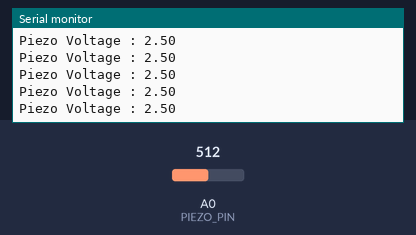
The sketch below on a simulated Arduino Uno, built with avr-gcc and run on an emulated ATmega328P. Parts: the last lines printed to the serial monitor. The inputs (shaded band) are chosen by the test bench; at power-on: A0 (PIEZO_PIN) = 512.

Above: at 1.2 s.
1.3 s: A0 (PIEZO_PIN) set to 716
At 2.1 s:
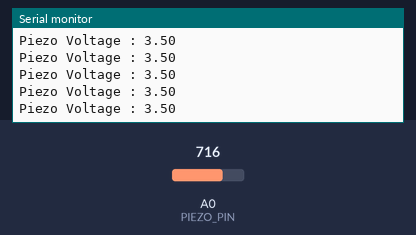
2.8 s: A0 (PIEZO_PIN) set to 900
At 3.7 s:
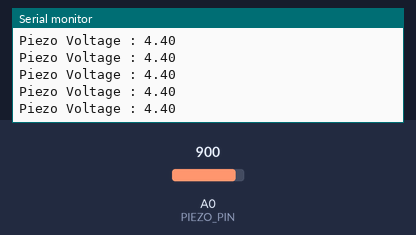
Timing chart, 0 to 5.8 s (numbered marks = the images above; inputs shaded):
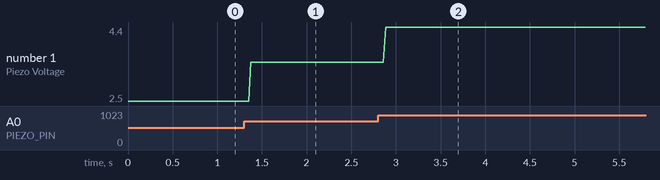

Measured:
- after the input at 1.3 s, the serial monitor: prints a new line after 0.07 s (image 1)
- after the input at 2.8 s, the serial monitor: prints a new line after 0.08 s (image 2)
- plotted number 1: 2.5 → 3.5 after the input at 1.3 s, 3.5 → 4.4 after the input at 2.8 s

The sketch:

Vibration_Sensing_System.ino
```cpp
/**
 * This sketch reads a piezo element to detect a knocking sound.
 * It reads an analog pin and compares the result to a set threshold.
 * If the result is greater than the threshold, it writes "knock" to the serial
 * port
 *
 * The circuit:
 *   - positive connection of the piezo attached to analog in 0
 *   - negative connection of the piezo attached to ground
 *   - 1 megohm resistor attached from analog in 0 to ground
 */

#include <Wire.h>

#define DEBUG true

#define VIBRATION_SYSTEM_ADDRESS 0xC7

#define PIEZO_PIN A0

const int threshold = 100;  // threshold value to decide when the detected sound is a knock or not

boolean highImpactOccured = false;

// these variables will change:
int sensorReading = 0;      // variable to store the value read from the sensor pin

void setup() {

  Wire.begin(VIBRATION_SYSTEM_ADDRESS); // Joins the uC to the I2C bus as a slave with the given address
  Wire.onRequest(onRequestHandler);
  Serial.begin(9600);       // use the serial port
}

void loop() {

  // read the sensor and store it in the variable sensorReading:
  int  piezoADC = analogRead(PIEZO_PIN);

  #ifdef DEBUG
    float piezoV = piezoADC / 1023.0 * 5.0;
    Serial.print("Piezo Voltage : ");
    Serial.println(piezoV);
  #endif

  // if the sensor reading is greater than the threshold:
  if (sensorReading >= threshold) {
    highImpactOccured = true;
  }else{
    highImpactOccured = false;
  }

}

void onRequestHandler(){

 if(highImpactOccured){
   Wire.write("IMP:");
   Wire.write("YES");
 }else{
   Wire.write("IMP:");
   Wire.write("NO");
 }

}
```
